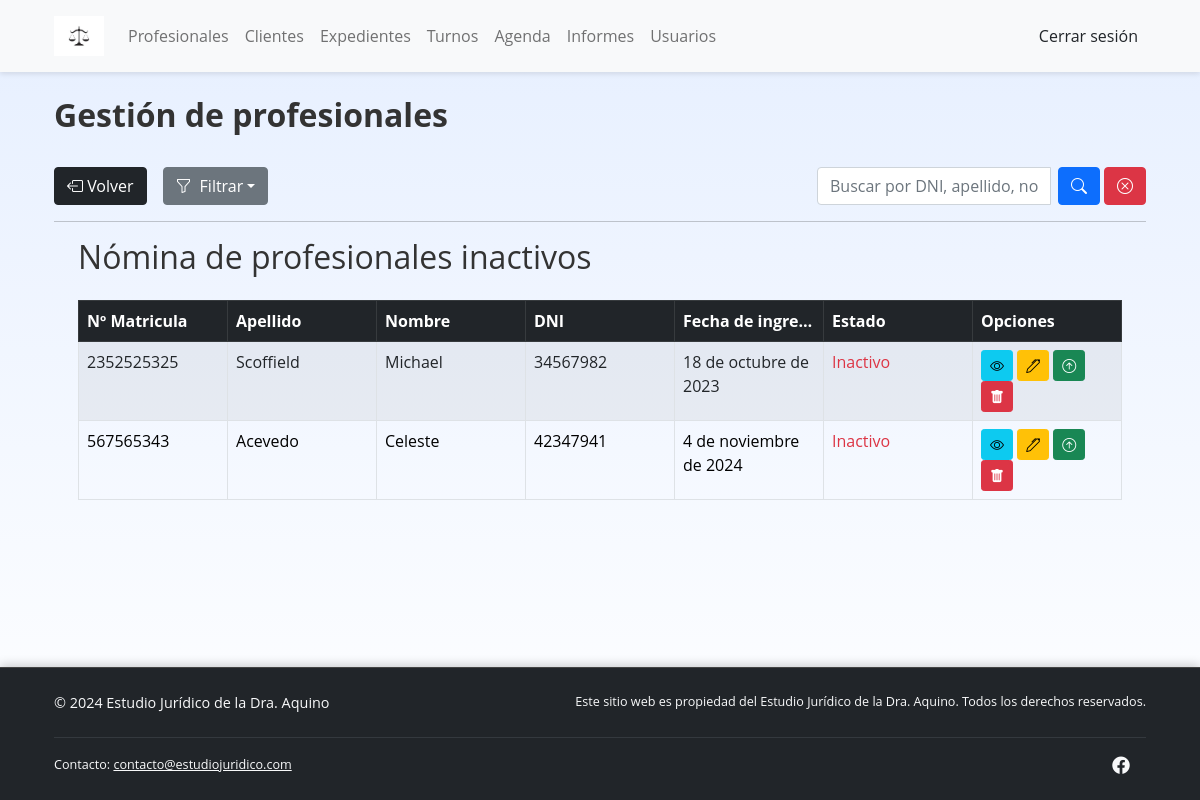
The app's page /profesionales/profesionales-inactivos/ (signed in), older data.
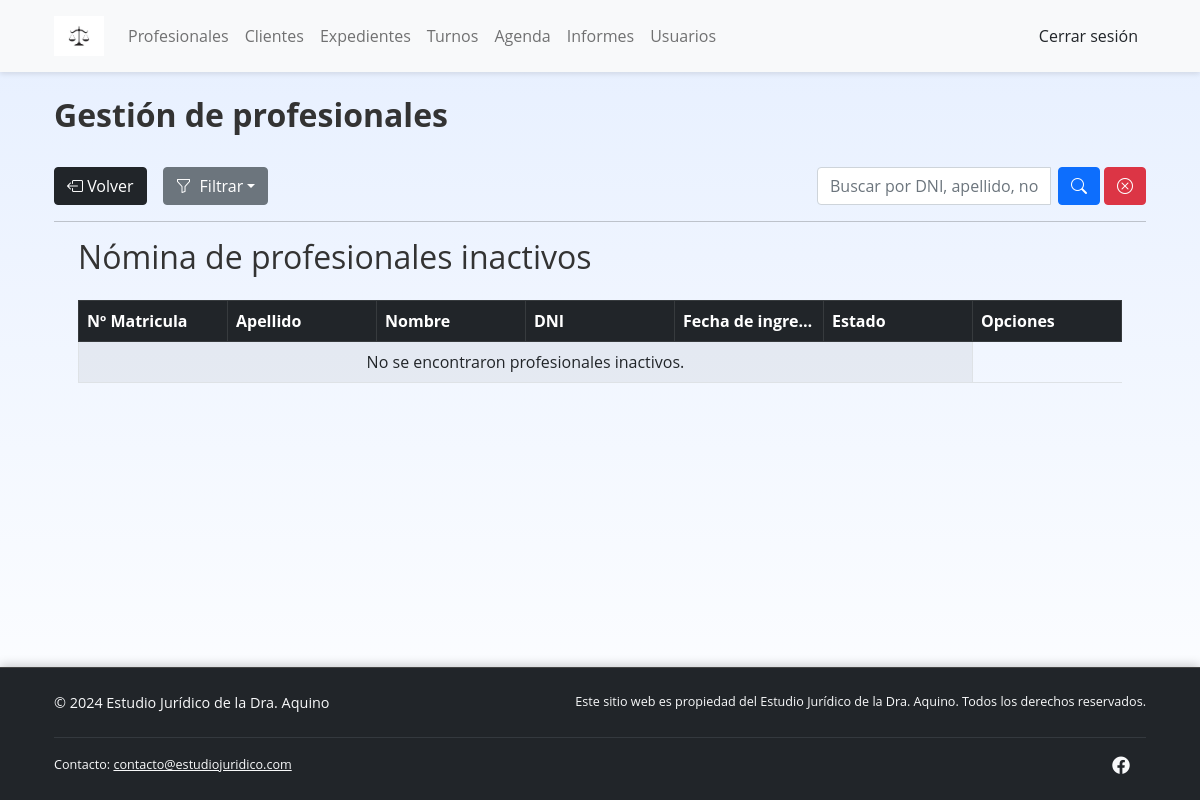
The same page, newer data.
### profesionales/models.py (models this page shows, shortened)
class Profesional(models.Model):
    nombre = models.CharField(max_length=60)
    apellido = models.CharField(max_length=60)
    dni = models.CharField('DNI', max_length=8, primary_key=True, unique=True, validators=[validar_dni])  # PK y de valor único
    idMatriculaProf = models.CharField('Nº de matricula del profesional', max_length=50, unique=True)
    foto = models.ImageField('Foto', upload_to='images/', null=True, blank=True)
    especialidad = models.CharField(max_length=200, choices=ESPECIALIDADES, null=True, blank=True)
    estado = models.BooleanField(default=True)
    fecha_ingreso = models.DateField('Fecha de ingreso')
    fecha_egreso = models.DateField('Fecha de egreso', null=True, blank=True)
    motivo_egreso = models.TextField('Motivo de egreso', max_length=250, null=True, blank=True)
    domicilio = models.CharField(max_length=250, null=True, blank=True)
    cod_postal = models.CharField('Codigo Postal', max_length=4, null=True, blank=True)
    telefono = models.CharField(max_length=10, null=True, validators=[validar_telefono])
    email = models.EmailField(max_length=250, null=True, blank=True)
    class Meta:
        verbose_name_plural = 'Profesionales'

### profesionales/views.py (the view)
# urls.py: path('profesionales-inactivos/', ListProfesionalInactivo.as_view(), name='profesionales-inactivos'),
class ListProfesionalInactivo(LoginRequiredMixin, SoloAdminYAbogadoMixin, ListView):
    model = Profesional
    template_name = 'profesionales/profesionales-inactivos.html'
    context_object_name = 'profesionales'
    paginate_by = 10
    def get_queryset(self):
        queryset = super().get_queryset().filter(estado=False)
        query = self.request.GET.get('q')
        order = self.request.GET.get('order')
        if query:
            queryset = queryset.filter(
                Q(nombre__icontains=query) |
                Q(apellido__icontains=query) |
                Q(dni__icontains=query)
            )
        if order == 'apellido_asc':
            queryset = queryset.order_by('apellido')
        elif order == 'apellido_desc':
            queryset = queryset.order_by('-apellido')
        elif order == 'fecha_ingreso_asc':
            queryset = queryset.order_by('fecha_ingreso')
        elif order == 'fecha_ingreso_desc':
            queryset = queryset.order_by('-fecha_ingreso')
        return queryset
    def get_context_data(self, **kwargs):
        context = super().get_context_data(**kwargs)
        context['q'] = self.request.GET.get('q', '')
        return context

### profesionales/views.py (called while the page is built)
    def test_func(self):
        return self.request.user.is_authenticated and (self.request.user.is_superuser or self.request.user.rol == 'Abogado')

### profesionales/templates/profesionales/profesionales-inactivos.html (shortened to what this page needs)
{% extends "main.html" %}
{% block content %}
<br>
<h2 class="text-start"><strong>Gestión de profesionales </strong></h2>
<br>
<div class="d-flex justify-content-between align-items-center mb-3">
    <div class="d-flex">
        <a href="{% url 'profesionales' %}" class="btn btn-dark me-3">
            <i class="bi bi-box-arrow-left"></i> Volver
        </a>
        <div class="dropdown">
            <button class="btn btn-secondary dropdown-toggle d-flex align-items-center" type="button" id="dropdownMenuButton" data-bs-toggle="dropdown" aria-expanded="false">
                <i class="bi bi-funnel me-2"></i>
                Filtrar
            </button>
        </div>
    </div>
    <form method="GET" action="{% url 'profesionales-inactivos' %}" class="d-flex">
        <div class="input-group">
            <input type="text" name="q" class="form-control me-2" placeholder="Buscar por DNI, apellido, nombre..." value="{{ q }}">
            <button type="submit" class="btn btn-primary rounded" aria-label="Buscar">
                <i class="bi bi-search"></i>
            </button>
            <a href="{% url 'profesionales-inactivos' %}" class="btn btn-danger ms-1 rounded" aria-label="Limpiar">
                <i class="bi bi-x-circle"></i>
            </a>
        </div>
    </form>
</div>
<hr>
<div class="container">
    <h2 class="mb-4">Nómina de profesionales inactivos</h2>
    <table class="table table-striped table-bordered">
        <thead class="table-dark">
            <tr>
                <th>Nº Matricula</th>
                <th>Apellido</th>
                <th>Nombre</th>
                <th>DNI</th>
                <th>Fecha de ingreso</th>
                <th>Estado</th>
                <th>Opciones</th>
            </tr>
        </thead>
        <tbody>
            {% for profesional in profesionales %}
            <tr>
                <td>{{profesional.idMatriculaProf}}</td>
                <td>{{profesional.apellido}}</td>
                <td>{{profesional.nombre}}</td>
                <td>{{profesional.dni}}</td>
                <td>{{profesional.fecha_ingreso}}</td>
                <td>
                    {% if profesional.estado %}
                        <span class="text-success">Activo</span>
                    {% else %}
                        <span class="text-danger">Inactivo</span>
                    {% endif %}
                </td>
                <td>
                    <a href="{% url 'profesional' profesional.pk %}"  class="btn btn-info btn-sm" title="Ver">
                        <i class="bi bi-eye"></i>
                    </a>
                    <a href="{% url 'actualizar-profesional' profesional.pk %}" title="Editar" class="btn btn-warning btn-sm" title="Editar">
                        <i class="bi bi-pen"></i>
                    </a>
                    <form action="{% url 'dar-de-alta-profesional' profesional.pk %}" method="post" style="display:inline;">
                        <button type="submit" class="btn btn-success btn-sm" title="Dar de alta" onclick="return confirm('¿Estás seguro de dar de alta a este profesional?');">
                            <i class="bi bi-arrow-up-circle"></i>
                        </button>
                    </form>
                    <a href="{% url 'eliminar-profesional' profesional.pk %}" class="btn btn-danger btn-sm" title="Eliminar">
                        <i class="bi bi-trash-fill"></i>
                    </a>
                </td>
            </tr>
            {% empty %}
            <tr>
                <td colspan="6" class="text-center">No se encontraron profesionales inactivos.</td>
            </tr>
            {% endfor %}
        </tbody>
    </table>
</div>
{% endblock content %}

Row changes from the older to the newer data that the page shows:
removed Profesional: idMatriculaProf "2352525325", apellido "Scoffield", nombre "Michael", dni "34567982", fecha_ingreso "18 de octubre de 2023", estado "Inactivo"
removed Profesional: idMatriculaProf "567565343", apellido "Acevedo", nombre "Celeste", dni "42347941", fecha_ingreso "4 de noviembre de 2024", estado "Inactivo"
Text that changed along with them:
text now shown: "No se encontraron profesionales inactivos."
